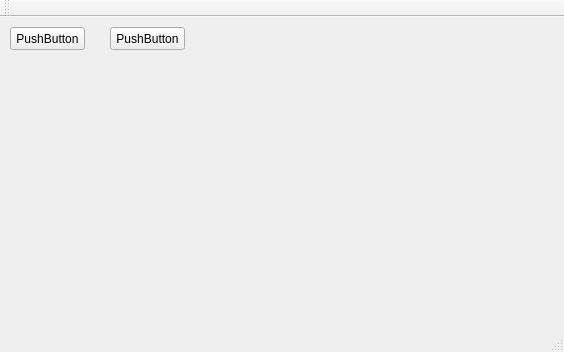
<?xml version="1.0" encoding="UTF-8"?>
<ui version="4.0">
 <class>MainWindow</class>
 <widget class="QMainWindow" name="MainWindow">
  <property name="geometry">
   <rect>
    <x>0</x>
    <y>0</y>
    <width>564</width>
    <height>352</height>
   </rect>
  </property>
  <property name="windowTitle">
   <string>MainWindow</string>
  </property>
  <widget class="QWidget" name="centralWidget">
   <widget class="QPushButton" name="pushButton">
    <property name="geometry">
     <rect>
      <x>10</x>
      <y>10</y>
      <width>75</width>
      <height>23</height>
     </rect>
    </property>
    <property name="text">
     <string>PushButton</string>
    </property>
   </widget>
   <widget class="QPushButton" name="pushButton_2">
    <property name="geometry">
     <rect>
      <x>110</x>
      <y>10</y>
      <width>75</width>
      <height>23</height>
     </rect>
    </property>
    <property name="text">
     <string>PushButton</string>
    </property>
   </widget>
  </widget>
  <widget class="QMenuBar" name="menuBar">
   <property name="geometry">
    <rect>
     <x>0</x>
     <y>0</y>
     <width>564</width>
     <height>21</height>
    </rect>
   </property>
  </widget>
  <widget class="QToolBar" name="mainToolBar">
   <attribute name="toolBarArea">
    <enum>TopToolBarArea</enum>
   </attribute>
   <attribute name="toolBarBreak">
    <bool>false</bool>
   </attribute>
  </widget>
  <widget class="QStatusBar" name="statusBar"/>
 </widget>
 <layoutdefault spacing="6" margin="11"/>
 <resources/>
 <connections/>
</ui>
